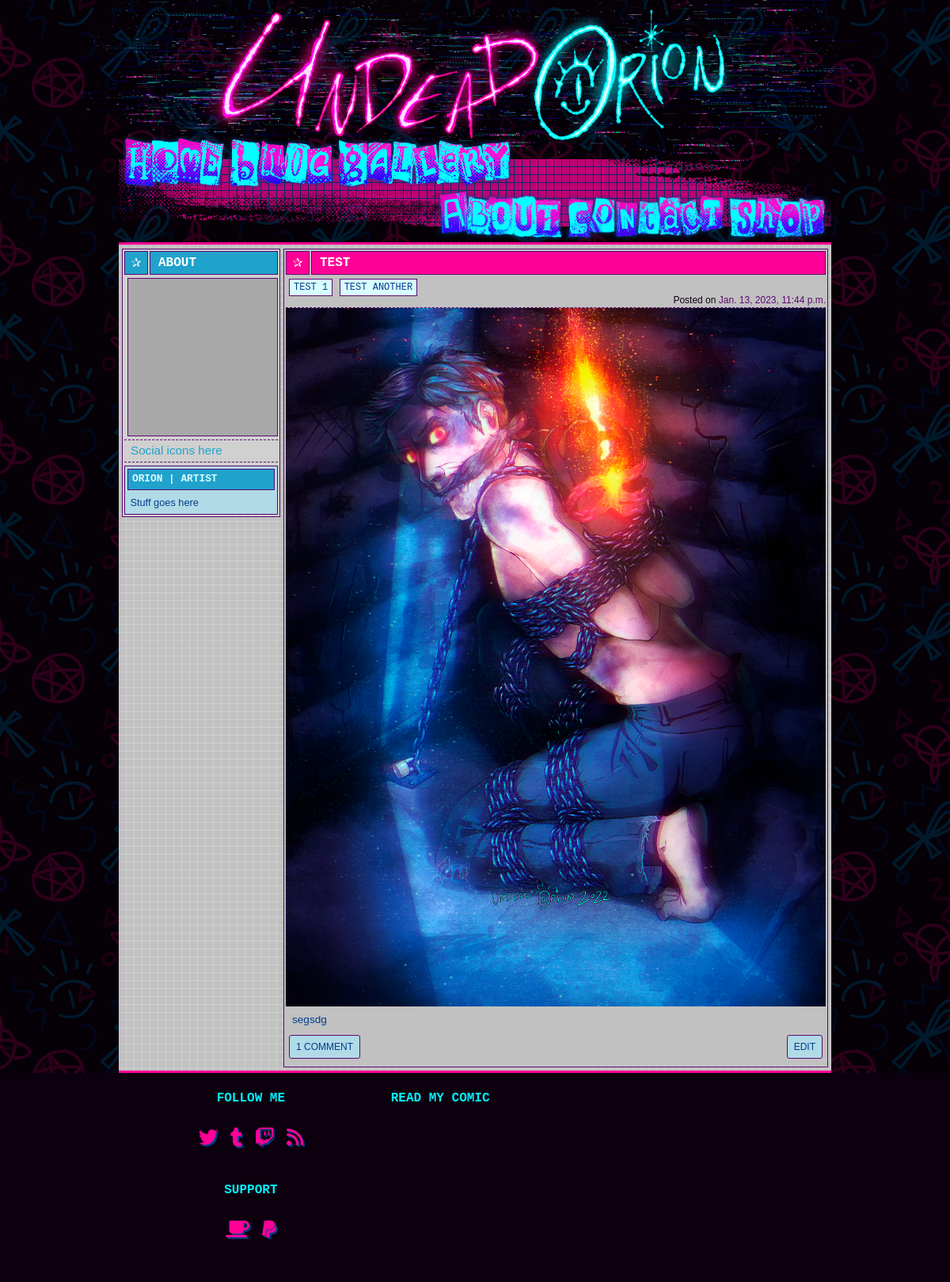
The app's page /gallery/10 (signed in) with its own data.
### portfolio/models.py (models this page shows)
class Post(models.Model):
    title = models.CharField(max_length=255)
    hasTags = models.BooleanField(blank=True)
    postBody = models.TextField()
    datePosted = models.DateTimeField(auto_now_add=True)
    status = models.CharField(
        choices=[("public", "public"), ("draft", "draft"),
                 ("private", "private")],
        max_length=15)
    class Meta:
        abstract = True

class GalleryPost(Post):
    primaryImage = models.ImageField(upload_to='gallery/images/')
    thumbnail = models.ImageField(upload_to='gallery/thumbs/')

class Tag(models.Model):
    tag = models.CharField(max_length=100)
    slug = models.CharField(max_length=100)
    class Meta:
        abstract = True

class GalleryTag(Tag):
    onPost = models.ForeignKey(GalleryPost, on_delete=models.PROTECT)

### portfolio/views.py (the view)
# urls.py: path("gallery/<int:postid>", views.gallpost, name="gallerypost"),
@login_required
def gallpost(request, postid):
    gallPost = getSinglePost("gallery", postid)
    return render(request, "portfolio/post.html", {
        "post": gallPost,
        "postType": 'gallery'
    })

### portfolio/views.py (called while the page is built, shortened)
def getSinglePost(postType, postid):
    postsTable = None
    tagsTable = None
    if postType == "gallery":
        postsTable = GalleryPost
        tagsTable = GalleryTag
    else:
        postsTable = BlogPost
        tagsTable = BlogTag
    postDB = postsTable.objects.get(id=postid)
    post = {
        "title": postDB.title,
        "body": postDB.postBody,
        "date": postDB.datePosted,
        "status": postDB.status,
        "id": postDB.id
    }
    if postType == "gallery":
        post["image"] = postDB.primaryImage.url
        post["thumb"] = postDB.thumbnail.url
    if postDB.hasTags:
        tags = []
        postTags = tagsTable.objects.filter(onPost=postDB.id)
        for tag in postTags:
            tag = {
                "tag": tag.tag,
                "slug": tag.slug
            }
            tags.append(tag)
        post["tags"] = tags
    return post

### portfolio/templates/portfolio/post.html (shortened to what this page needs)
{% extends "portfolio/layout.html" %}
{% block body %}
<article class="blogpost post">
    <header class="postheader blogheader">
        <div class="iconbox">✰</div>
        <h2 class="entrytitle">
            <a href="">{{post.title}}</a>
        </h2>
    </header>
    <div class="posttags">
        {% for tag in post.tags %}
        <a href="">{{tag.tag}}</a>
        {% endfor %}
    </div>
    <div class="postdate">Posted on <a href="">{{post.date}}</a></div>
    {% if postType == 'gallery' %}
    <div class="gallimg"><img src="{{post.image}}" class="openlightbox" onclick="lightboxshow('{{post.image}}', '{{post.title}}')"></div>
    {% endif %}
    <div class="postbody">
        {{post.body}}
    </div>
    <div class="postfoot">
        <a href="">1 comment</a>
        <a href="">Edit</a>
    </div>
</article>
{% endblock %}

### portfolio/static/portfolio/styles.css (style rules this page uses)
:root { --accentfont: 'Courier New', monospace; --mainfont: 'Trebuchet MS', sans-serif; --black: #0C000F; --purple1: #5C0871; --purple2: #9F28BD; --purple3: #D096DF; --pink1: #FF0096; --pink1a: rgb(255, 0, 150, .35); --pink2: #FF9ED7; --blue1: #003E8A; --blue2: #C5DFF4; --dkteal1: #1FA2CC; --dkteal2: #B1DAE7; --aqua1: #00f3ff; --aqua1a: rgb(0, 242, 255, 0.35); --aqua2: #D9FEFF; --gray1: #3b3b3b; --gray2: #656565; --gray3: #A9A9A9; --gray4: #c1c1c1; --gray5: #d0d0d0; --white: #ffffff; --lightboxlines: rgba(12, 0, 15, 0.75); --lightboxlines2: rgba(12, 0, 15, 0.8); --corners: 7px; --borders1black: 1px solid var(--black); --borders1purple: 1px solid var(--purple1); --divider: 1px dashed var(--purple1); }
*, *::before, *::after { box-sizing: border-box; padding: 0; margin: 0 }
html, body { background-color: #000000; }
body { color: var(--aqua1); background: url("images/sitebg.png"); background-size: 250px; font-family: var(--mainfont); font-size: 1rem; line-height: 1.5; overflow-x: hidden; }
h1, h2, h3, h4, h5, h6 { font-family: var(--accentfont); margin: .25rem 0; text-transform: uppercase; }
a { color: var(--blue1); }
img { height: auto; max-width: 100%; }
.post, .about { background-color: var(--gray4); width: 100%; border: var(--borders1purple); padding: 2px; margin-top: .25rem; }
.postheader { display: flex; gap: 2px; }
.iconbox, .entrytitle { margin: 0; font-size: 1rem; border: var(--borders1purple); height: 30px; }
.iconbox { width: 30px; color: var(--white); display: flex; align-items: center; justify-content: center; }
.entrytitle { padding: 2px 2px 2px 10px; text-transform: uppercase; flex-grow: 1; color: var(--white) }
.entrytitle a { text-decoration: none; color: var(--white); }
.posttags { margin-top: 2px; margin-bottom: 5px; }
.posttags a { background-color: var(--aqua2); font-size: .75rem; margin-left: .25rem; padding: 3px 5px; text-decoration: none; color: var(--blue1); border: var(--borders1purple); font-family: var(--accentfont); text-transform: uppercase; }
.postdate { font-size: .75rem; margin-top: -.5rem; text-align: right; display: block; border-bottom: var(--divider); }
.postdate a { text-decoration: none; }
.postbody { margin: 0; color: var(--blue1); font-size: .85rem; padding: 0 .5rem; }
.postfoot { display: flex; flex-direction: row; justify-content: space-between; margin: 4px 0; }
.postfoot a { background-color: var(--dkteal2); color: var(--blue1); text-decoration: none; font-size: .75rem; padding: 5px 8px; margin: 4px; border-radius: 3px; text-transform: uppercase; border: var(--borders1purple); }
.blogheader .iconbox, .blogheader .entrytitle { background-color: var(--pink1); }

### records on screen
GalleryPost: title "TEST", date "Jan. 13, 2023, 11:44 p.m.", title (picture), body "segsdg"
GalleryTag: tag "TEST 1"
GalleryTag: tag "TEST ANOTHER"
